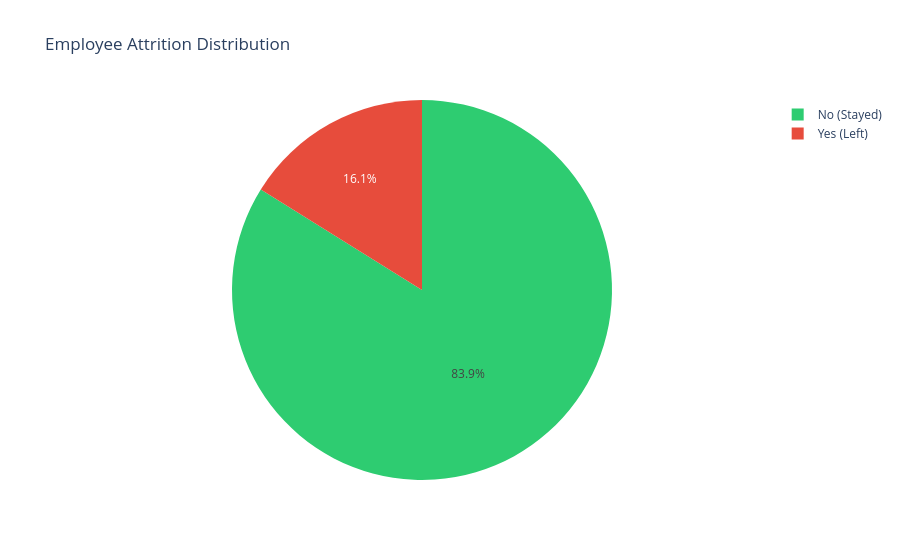

Notebook code for this chart:
### Code cell
# Attrition distribution - Pie Chart
fig = px.pie(
    values=df['Attrition'].value_counts().values,
    names=['No (Stayed)', 'Yes (Left)'],
    title='Employee Attrition Distribution',
    color_discrete_sequence=['#2ecc71', '#e74c3c']
)
fig.show()

### Figure 1 — Plotly figure (JSON) as saved in the notebook; plotly's stock layout.template omitted (floating-point values rounded to 4 significant figures)
{"data": [{"domain": {"x": [0, 1], "y": [0, 1]}, "hovertemplate": "label=%{label}<br>value=%{value}<extra></extra>", "labels": ["No (Stayed)", "Yes (Left)"], "legendgroup": "", "name": "", "showlegend": true, "type": "pie", "values": [1233, 237]}], "layout": {"legend": {"tracegroupgap": 0}, "piecolorway": ["#2ecc71", "#e74c3c"], "title": {"text": "Employee Attrition Distribution"}}}
